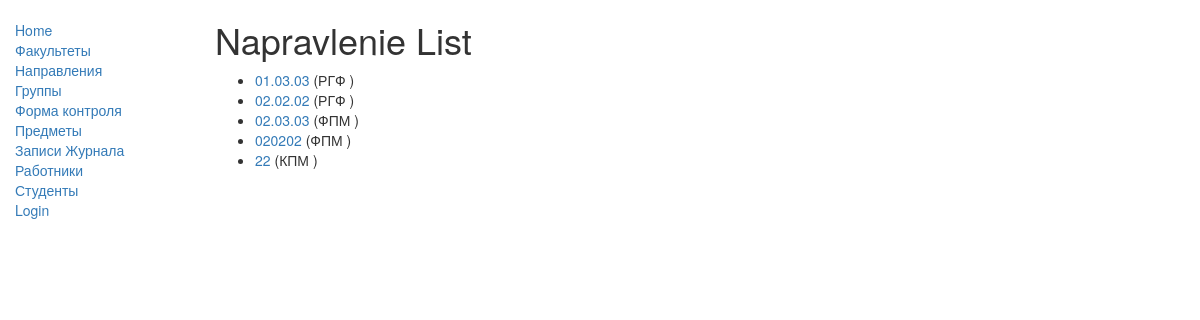
The page /catalog/napravlenies/ on the database its author committed.
### catalog/models.py (models this page shows, shortened)
class Napravlenie(models.Model):
    id = models.AutoField(primary_key=True)
    name_napravlenie = models.CharField(max_length=100, help_text="Введите номер (название) направления ")
    id_facultet = models.ForeignKey('Facultet', on_delete=models.PROTECT, null=False) #PROTECT (Нельзя будет удалить запись указанной таблицы пока он привязан к какой-то таблице)
    def get_absolute_url(self):
        return reverse('napravlenie-detail', args=[str(self.id)])
    class Meta:
        ordering = ['name_napravlenie']

class Facultet(models.Model):
    id = models.AutoField(primary_key=True)
    name_faculteta = models.CharField(max_length=100, help_text="Введите абривиатуру (название) факультета ")
    def __str__(self):
        return '%s ' % (self.name_faculteta)
    class Meta:
        ordering = ['name_faculteta']

### catalog/views.py (the view)
class NapravlenieListView(generic.ListView):
    model = Napravlenie

### catalog/templates/catalog/napravlenie_list.html (shortened to what this page needs)
{% extends "base_generic.html" %}
{% block content %}
    <h1>Napravlenie List</h1>
    {% if napravlenie_list %}
    <ul>
      {% for napravlenie in napravlenie_list %}
      <li>
        <a href="{{ napravlenie.get_absolute_url }}">{{ napravlenie.name_napravlenie }}</a> ({{napravlenie.id_facultet}})
      </li>
      {% endfor %}
    </ul>
    {% else %}
      <p>There are no napravlenies in the library.</p>
    {% endif %}
{% endblock %}

### rows shown on the page
Napravlenie: name_napravlenie "01.03.03", id_facultet "РГФ"
Napravlenie: name_napravlenie "02.02.02", id_facultet "РГФ"
Napravlenie: name_napravlenie "02.03.03", id_facultet "ФПМ"
Napravlenie: name_napravlenie "020202", id_facultet "ФПМ"
Napravlenie: name_napravlenie "22", id_facultet "КПМ"
